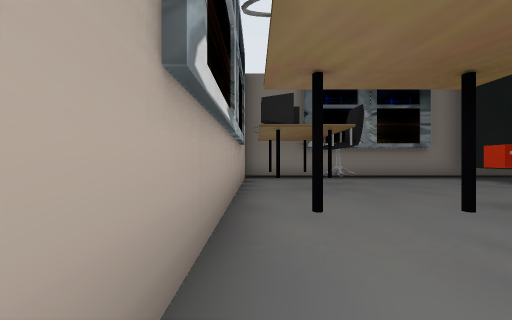
View 1 (above)

18 first-person views from a walk through a 3-D level made in the Unity game engine. The camera is 1.2 m above the floor, looks level and sees 85° across. The floor is counted in squares, 2 m on a side. Each view is taken from the middle of a square. On the plan, view 1 faces up. The plan holds only what a view shows up to about 9 squares ahead; the rest is blank. The place goes on beyond the plan.

View 2
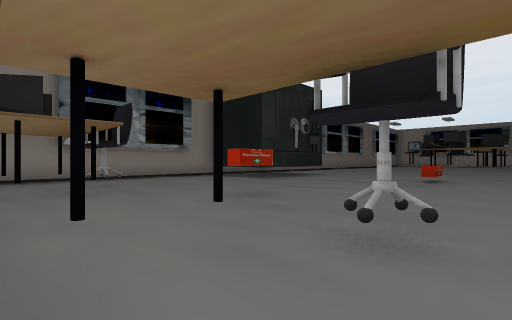

View 3
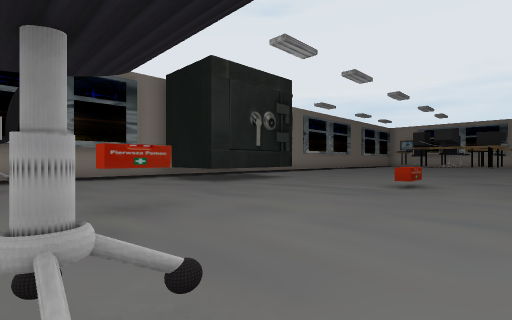

View 4
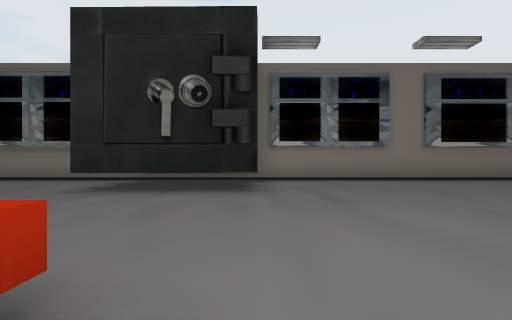

View 5
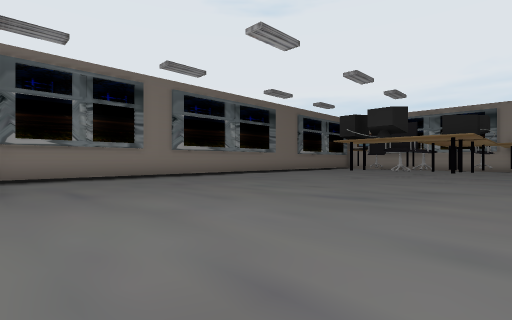

View 6
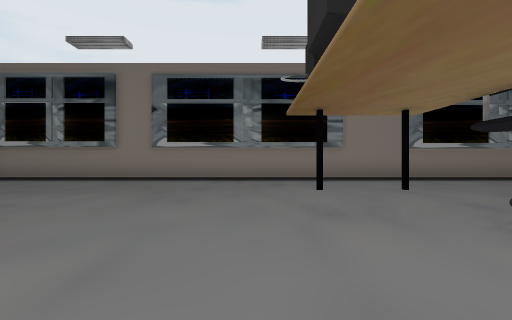

View 7
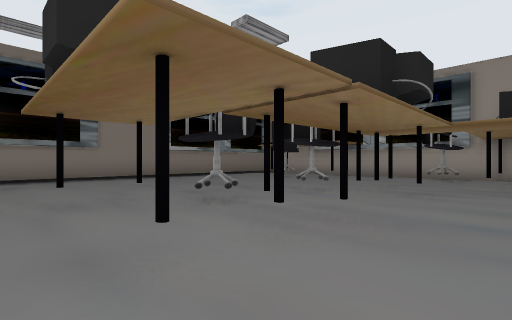

View 8
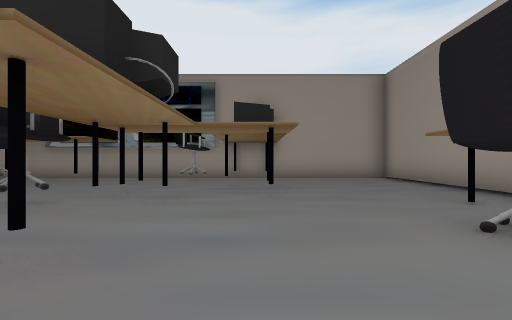

View 9
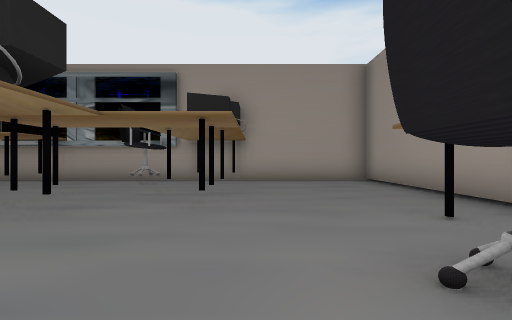

View 10
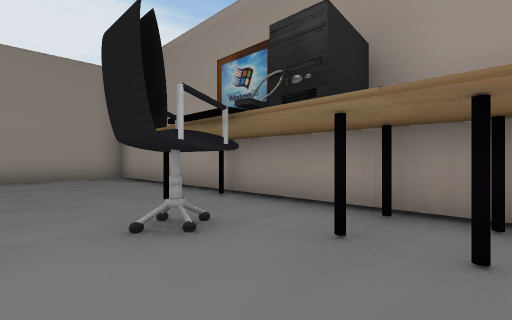

View 11
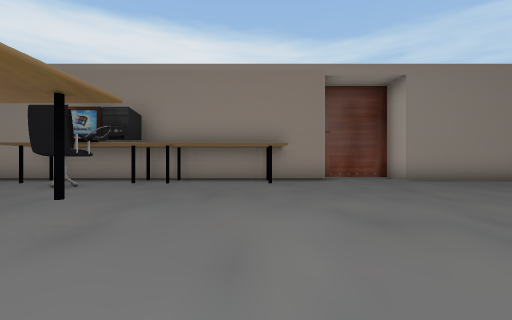

View 12
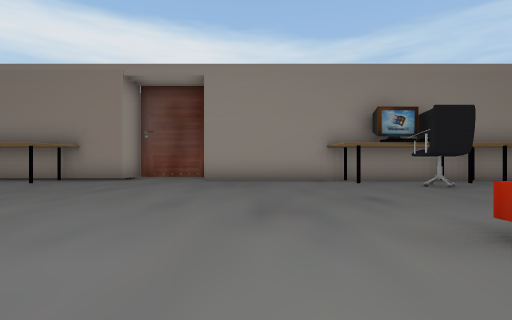

View 13
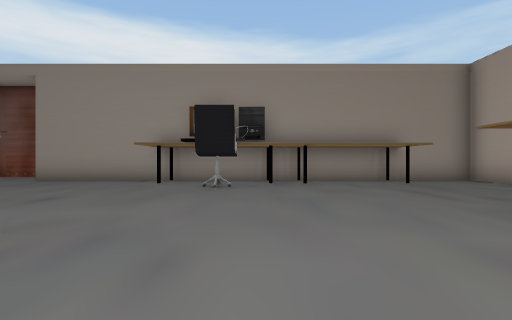

View 14
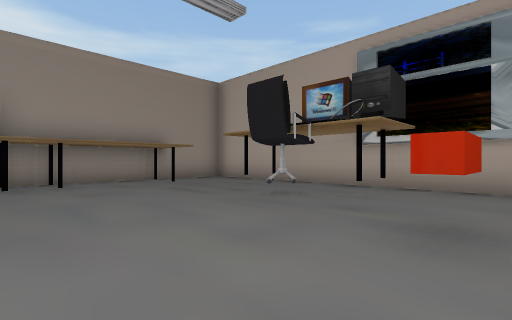

View 15
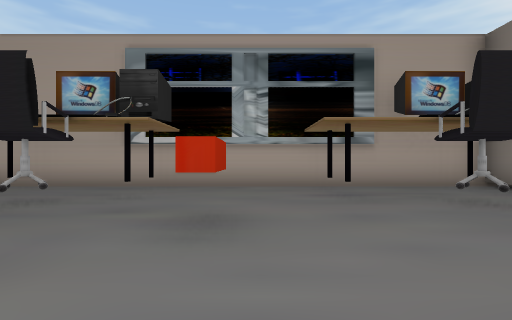

View 16
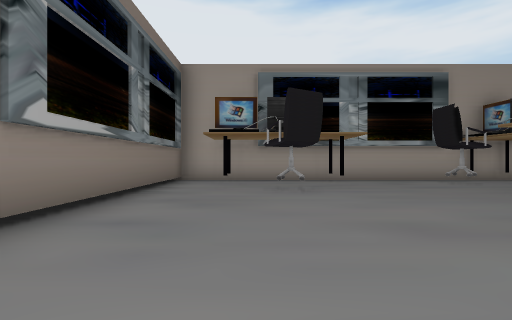

View 17
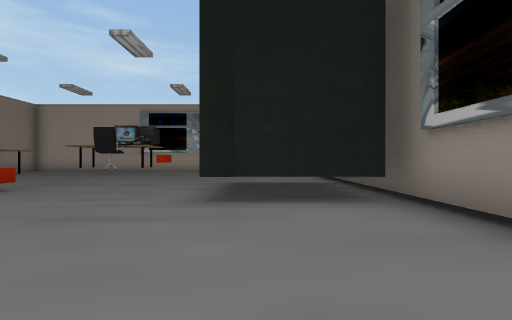

View 18
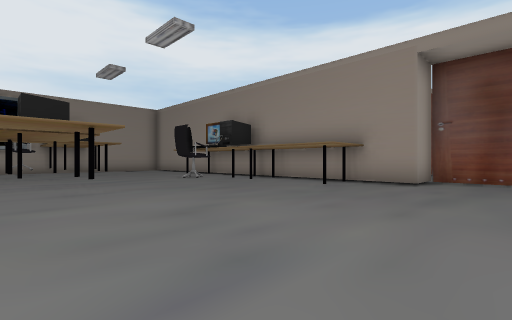

### Floor plan
Key: @ floor where view 1 was taken; # wall or solid block; x gap in a wall; . floor; = window, fence, low wall or low ledge; ^ raised ledge; O other object.
Columns run from 1 left of view 1 to 29 right of it. Each row starts with its distance up from view 1.
 10 #######   #####################
  9 #.............................#
  8 #x......^  =.................x#
  7 #..#....####..................#
  6 #..........................#..#
  5 #x...........................x#
  4 #...O................#........#
  3 #.......................#.....#
  2 #x........O..........x#.#x#.#.#
  1 #..#......................x...#
  0 #@........................ ...#
 -1 #x............................#
 -2 #.......#.............#.......#
 -3 #..#..####........#.##..#.....#
 -4 #..#..####........#.##..#.....#
 -5 #######  #####..###############
 -6              ####

Positions as (right, up) in squares from view 1, and headings:
1: (0, 0), facing up
2: (0, 0), facing up-right
3: (2, 0), facing up-right
4: (10, 1), facing up
5: (10, 0), facing up-right
6: (18, 1), facing up
7: (18, 0), facing up-right
8: (19, 0), facing right
9: (20, -1), facing right
10: (19, -1), facing down-right
11: (17, 4), facing down
12: (11, 4), facing down
13: (6, 4), facing down
14: (6, 4), facing down-left
15: (6, 4), facing left
16: (20, 7), facing right
17: (14, 7), facing left
18: (13, 3), facing down-right
